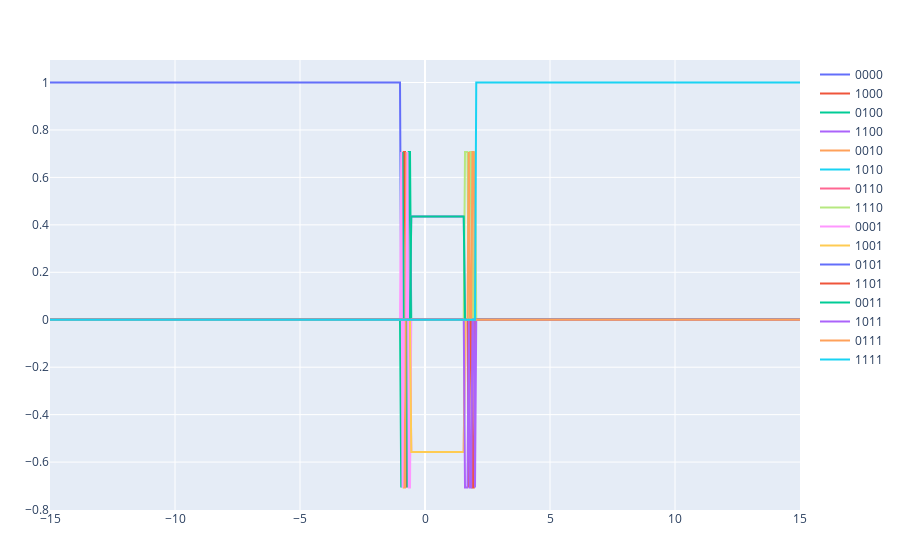

Notebook cell for this chart:
### Code cell
# plot([scatter(x=1:16, y=real(data[1].vectors)[1,i]) for i in 1:16])
# plot([scatter(x=1:16, y=real(eigvecs)[1,i]) for i in 1:16])
eigenvals_sorted = [[eigvecs[pot][:,1][eigv] for pot in 1:601] for eigv in 1:16]
plot([scatter(x=potentials, y=tt, name=reduce(*, string.(statename))) for (tt, statename) in zip(eigenvals_sorted, states)])

### Figure 1 — Plotly figure (JSON) as saved in the notebook; plotly's stock layout.template omitted (floating-point values rounded to 4 significant figures; data arrays with more than 128 entries replaced by an {"elided": "..."} marker saying what was removed)
{"data": [{"name": "0000", "type": "scatter", "x": {"elided": "601 float values"}, "y": {"elided": "601 int values"}}, {"name": "1000", "type": "scatter", "x": {"elided": "601 float values"}, "y": {"elided": "601 float values"}}, {"name": "0100", "type": "scatter", "x": {"elided": "601 float values"}, "y": {"elided": "601 float values"}}, {"name": "1100", "type": "scatter", "x": {"elided": "601 float values"}, "y": {"elided": "601 float values"}}, {"name": "0010", "type": "scatter", "x": {"elided": "601 float values"}, "y": {"elided": "601 float values"}}, {"name": "1010", "type": "scatter", "x": {"elided": "601 float values"}, "y": {"elided": "601 float values"}}, {"name": "0110", "type": "scatter", "x": {"elided": "601 float values"}, "y": {"elided": "601 float values"}}, {"name": "1110", "type": "scatter", "x": {"elided": "601 float values"}, "y": {"elided": "601 float values"}}, {"name": "0001", "type": "scatter", "x": {"elided": "601 float values"}, "y": {"elided": "601 float values"}}, {"name": "1001", "type": "scatter", "x": {"elided": "601 float values"}, "y": {"elided": "601 float values"}}, {"name": "0101", "type": "scatter", "x": {"elided": "601 float values"}, "y": {"elided": "601 float values"}}, {"name": "1101", "type": "scatter", "x": {"elided": "601 float values"}, "y": {"elided": "601 float values"}}, {"name": "0011", "type": "scatter", "x": {"elided": "601 float values"}, "y": {"elided": "601 float values"}}, {"name": "1011", "type": "scatter", "x": {"elided": "601 float values"}, "y": {"elided": "601 float values"}}, {"name": "0111", "type": "scatter", "x": {"elided": "601 float values"}, "y": {"elided": "601 float values"}}, {"name": "1111", "type": "scatter", "x": {"elided": "601 float values"}, "y": {"elided": "601 int values"}}], "layout": {"margin": {"b": 50, "l": 50, "r": 50, "t": 60}}}
